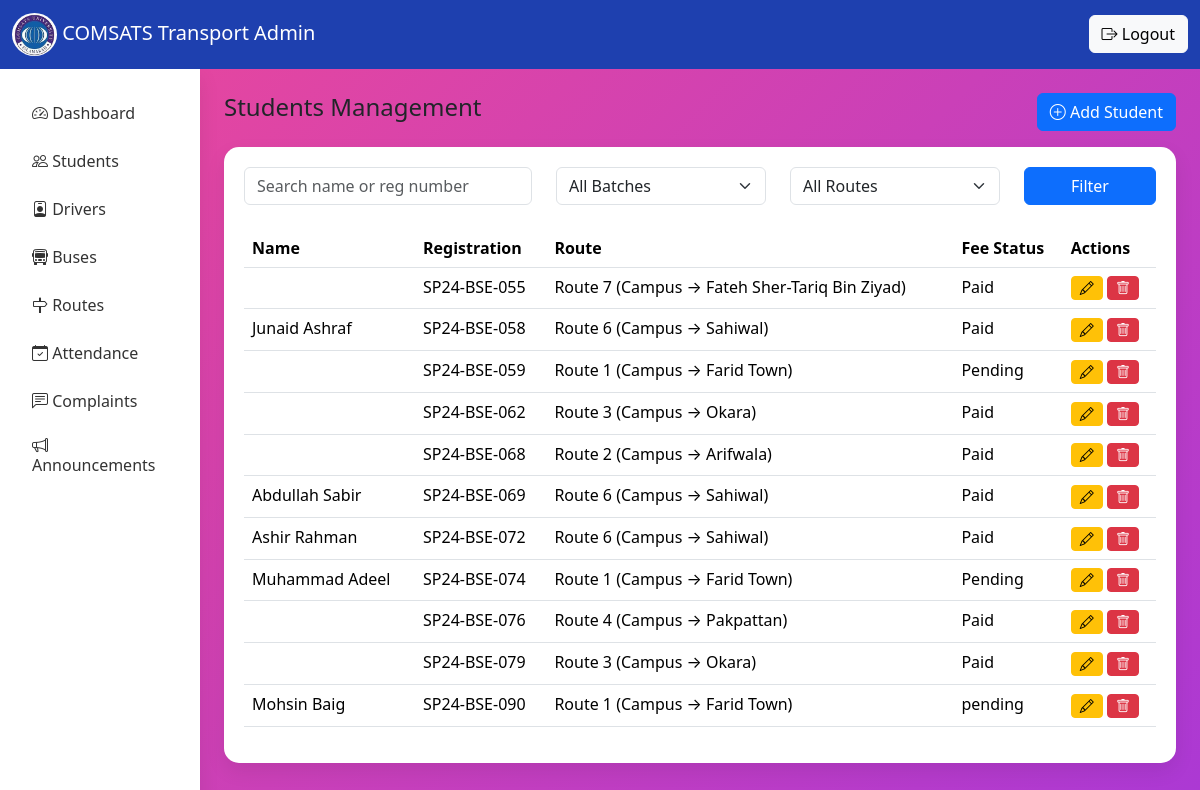
/admin_students/, run on an earlier commit of the app's database.
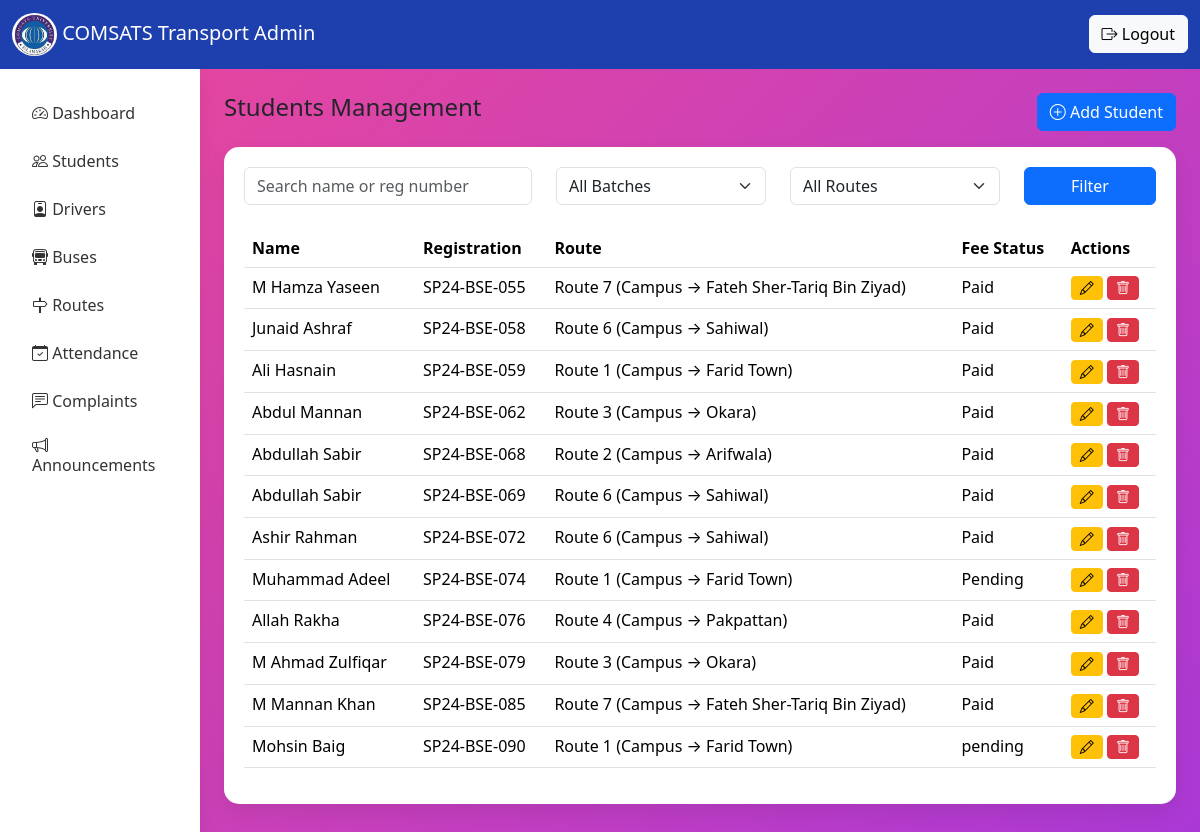
And on a later commit of the database.
### service/models.py (models this page shows, shortened)
class Student(models.Model):
    user = models.OneToOneField(User, on_delete=models.CASCADE)
    reg_number = models.CharField(max_length=20, unique=True)
    department = models.CharField(max_length=100)
    semester = models.IntegerField(default=False)
    route = models.ForeignKey(Route, on_delete=models.SET_NULL, null=True)
    transport_card_id = models.CharField(max_length=20, unique=True)
    fee_status = models.CharField(max_length=20)
    is_active = models.BooleanField(default=True)

class Route(models.Model):
    route_name = models.CharField(max_length=100)
    start_location = models.CharField(max_length=100)
    end_location = models.CharField(max_length=100)
    departure_time = models.TimeField()
    arrival_time = models.TimeField()
    monthly_fee = models.DecimalField(max_digits=10, decimal_places=2)
    is_active = models.BooleanField(default=True)
    def __str__(self):
        return f"{self.route_name} ({self.start_location} → {self.end_location})"

### service/views.py (the view, shortened to what this page needs)
# urls.py: path('admin_students/', views.admin_students, name="admin_students"),
def admin_students(request):
    students = Student.objects.all().order_by('reg_number')
    search_query = request.GET.get('search')
    batch = request.GET.get('batch')
    route_id = request.GET.get('route')
    if batch:
        students = students.filter(reg_number__icontains=batch)
    if route_id:
        students = students.filter(route__id=route_id)
    routes = Route.objects.all()
    reg_numbers = Student.objects.values_list('reg_number', flat=True)
    batch_list = sorted(set([reg[:4] for reg in reg_numbers if reg]))
    context = {
        "students": students,
        "routes": routes,
        "batch_list": batch_list,
    }
    return render(request, "admin_students.html", context)

### templates/admin_students.html (shortened to what this page needs)
{% extends 'admin_base.html' %}
{% block content %}
<div class="d-flex justify-content-between mb-3">
<h4>Students Management</h4>
<a href="{% url 'add_student' %}" class="btn btn-primary">
<i class="bi bi-plus-circle"></i> Add Student
</a>
</div>
<div class="dashboard-card">
    <form method="GET" class="row mb-4">
    <div class="col-md-4">
        <input type="text" name="search" class="form-control"
               placeholder="Search name or reg number"
               value="{{ request.GET.search }}">
    </div>
    <div class="col-md-3">
        <select name="batch" class="form-select">
            <option value="">All Batches</option>
        </select>
    </div>
    <div class="col-md-3">
        <select name="route" class="form-select">
            <option value="">All Routes</option>
        </select>
    </div>
    <div class="col-md-2">
        <button type="submit" class="btn btn-primary w-100">
            Filter
        </button>
    </div>
</form>
<table class="table">
<thead>
<tr>
<th>Name</th>
<th>Registration</th>
<th>Route</th>
<th>Fee Status</th>
<th>Actions</th>
</tr>
</thead>
<tbody>
{% for student in students %}
<tr>
<td>{{ student.user.get_full_name }}</td>
<td>{{ student.reg_number }}</td>
<td>{{ student.route }}</td>
<td>{{ student.fee_status }}</td>
<td>
<a href="{% url 'edit_student' student.id %}" class="btn btn-warning btn-sm">
<i class="bi bi-pencil"></i>
</a>
<a href="{% url 'delete_student' student.id %}" class="btn btn-danger btn-sm">
<i class="bi bi-trash"></i>
</a>
</td>
</tr>
{% endfor %}
</tbody>
</table>
</div>
{% endblock %}

What changed in the data, as far as the page shows it:
changed through a linked row, Student "SP24-BSE-055": user.get_full_name (not shown) → "M Hamza Yaseen"
changed Student "SP24-BSE-059": user.get_full_name (not shown) → "Ali Hasnain"; fee_status "Pending" → "Paid"
changed through a linked row, Student "SP24-BSE-062": user.get_full_name (not shown) → "Abdul Mannan"
changed through a linked row, Student "SP24-BSE-068": user.get_full_name (not shown) → "Abdullah Sabir"
changed through a linked row, Student "SP24-BSE-076": user.get_full_name (not shown) → "Allah Rakha"
changed through a linked row, Student "SP24-BSE-079": user.get_full_name (not shown) → "M Ahmad Zulfiqar"
added Student: user.get_full_name "M Mannan Khan", reg_number "SP24-BSE-085", route "Route 7 (Campus → Fateh Sher-Tariq Bin Ziyad)", fee_status "Paid"
